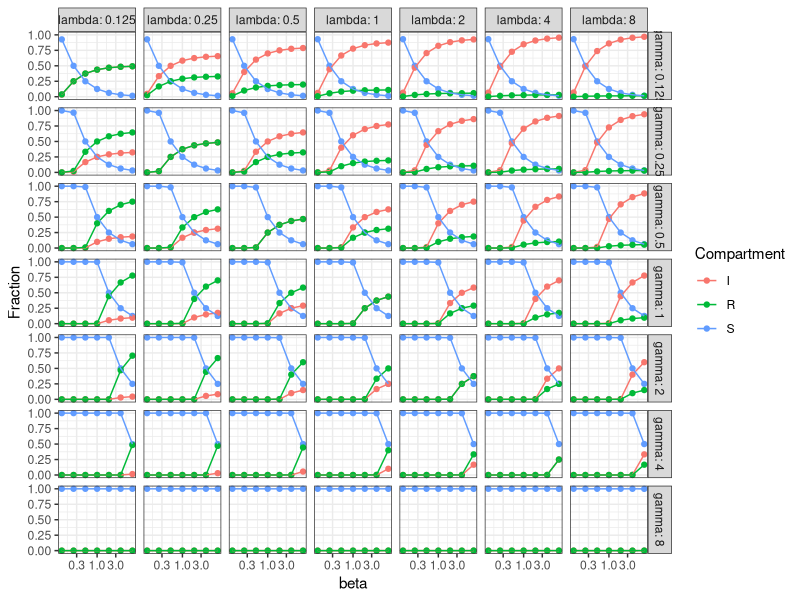
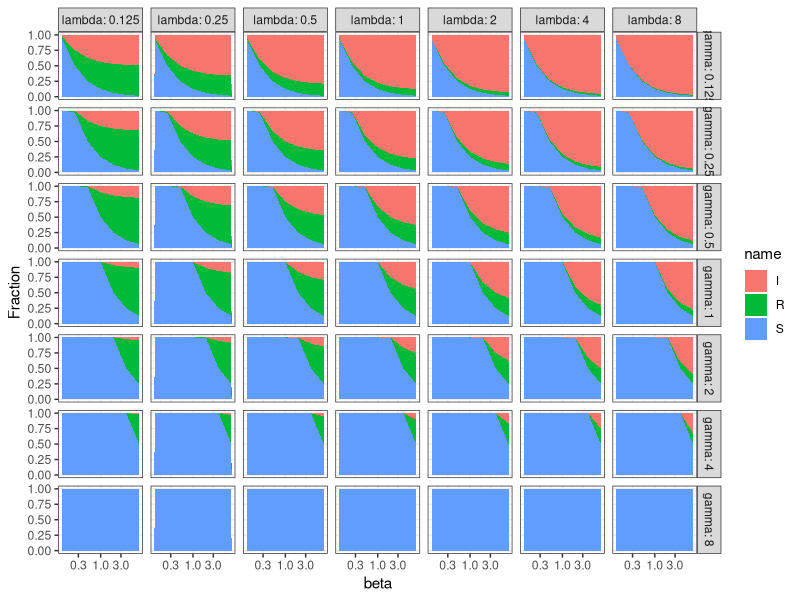
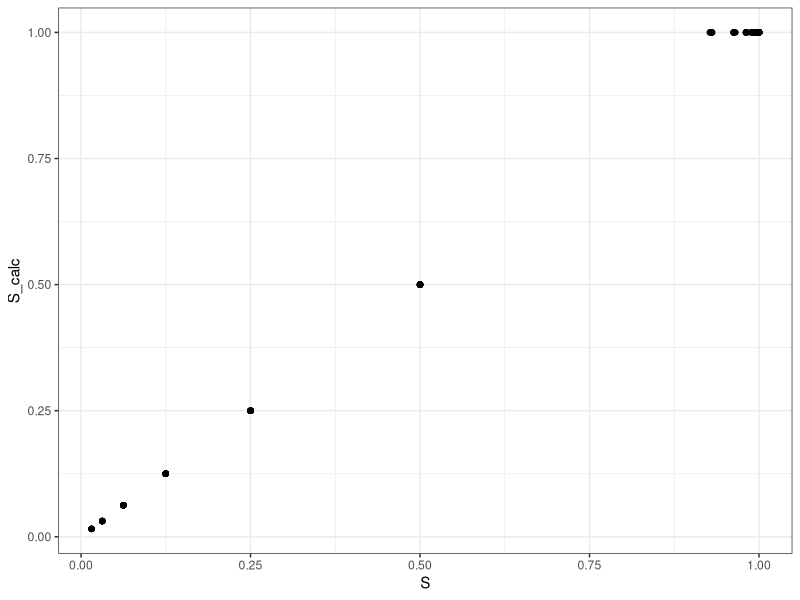
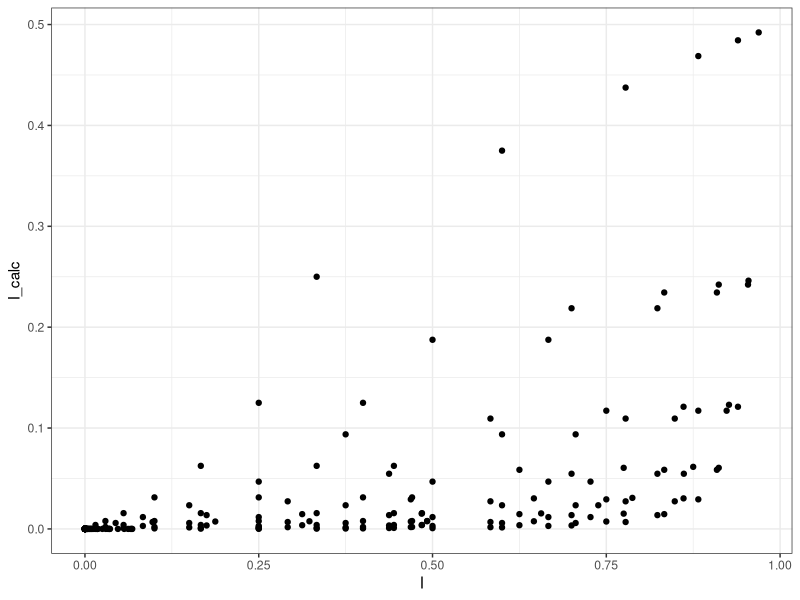
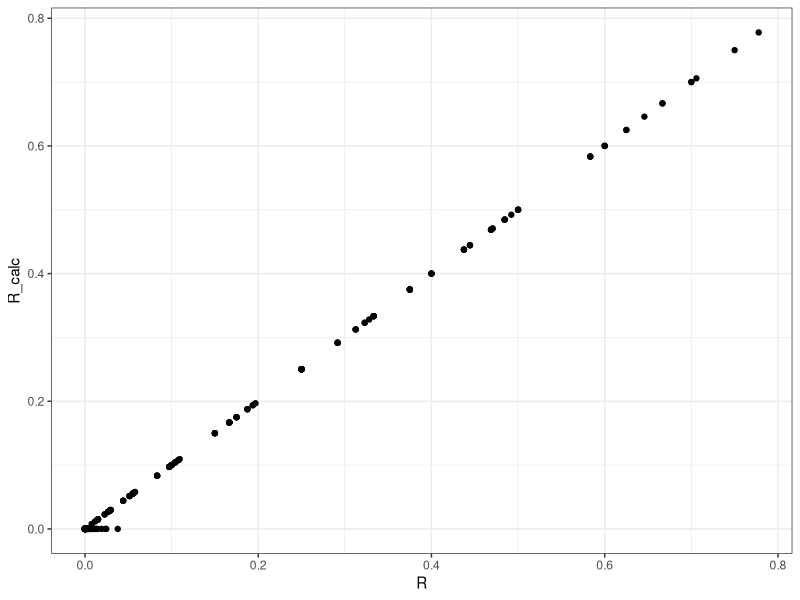
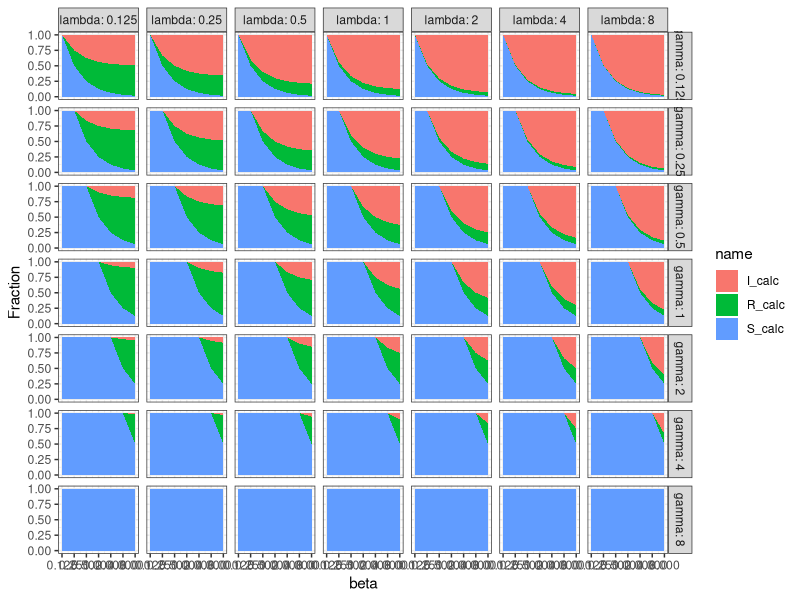

Source code (R) for these figures, in order:
## ---- chunk 1
#| label: init
#| message: false
library('ggplot2')
library('tidyverse')
library('deSolve')
theme_set(theme_bw())
## ---- chunk 2
#| label: explore_model_dynamics
#| fig.width: 10
#| fig.height: 10
#| eval: true
#| cache: false
sir_ode_deterministic <- function(t, state, pars) {
  with(as.list(c(state, pars)), {
    dS <- - beta * I * S + lambda * R
    dI <- beta * I * S - gamma * I
    dR <- gamma * I - lambda * R
    return(list(c(dS = dS, dI = dI, dR = dR)))
  }) 
}


infected_initial <- 0.5
initial_condition <- 
  c(S = 1 - infected_initial,
    I = infected_initial,
    R = 0)

step_length <- 1
max_time <- 100
timepoints <- seq(0, max_time, by = step_length)
grid_values <- 2^(-1:1)
grid_values <- 2^(-2:2)
grid_values <- 2^(-3:3)

result <- tibble()
for(beta in grid_values) {
  for(gamma in grid_values) {
    for(lambda in grid_values) {
      parameters <- list(beta = beta, 
                         gamma = gamma,
                         lambda = lambda)
      solution <- ode(y = initial_condition, 
                      times = timepoints,
                      func = sir_ode_deterministic,
                      parms = parameters) %>% 
        unclass %>% as_tibble
      solution$beta <- beta
      solution$gamma <- gamma
      solution$lambda <- lambda
      result <- rbind(result, solution)
    }
  }
}

result <- pivot_longer(result, cols = c('S', 'I', 'R'))

last <- result[result$time == max_time, ]

last %>%
  ggplot(aes(beta, value, colour = name)) + geom_point() + geom_line() +
  facet_grid(rows = vars(gamma), cols = vars(lambda), labeller = label_both) +
  ylab('Fraction') + xlab('beta') + labs(colour = 'Compartment') +
  scale_x_continuous(trans='log10')

last %>%
  ggplot(aes(x = beta, y = value, fill = name)) + geom_area() +
  facet_grid(rows = vars(gamma), cols = vars(lambda), labeller = label_both) +
  ylab('Fraction') + xlab('beta') + labs(colour = 'Compartment') +
  scale_x_continuous(trans='log10')

## ---- chunk 3
last_w <- pivot_wider(last, names_from = name, values_from = value)
last_w$S + last_w$I + last_w$R

last_w$S_calc <- pmin(1, last_w$gamma / last_w$beta)
last_w$I_calc <- pmax(0, pmin(1, with(last_w, (lambda * (beta - gamma))) / (beta * (gamma + lambda))))
last_w$R_calc <- pmax(0, pmin(1, with(last_w, (gamma * (beta - gamma)) / (beta * (gamma + lambda)))))
ggplot(last_w, aes(S, S_calc)) + geom_point()
ggplot(last_w, aes(I, I_calc)) + geom_point()
ggplot(last_w, aes(R, R_calc)) + geom_point()
last_w$I_calc <- 1 - last_w$S_calc - last_w$R_calc

last <- pivot_longer(last_w, cols = c('S_calc', 'I_calc', 'R_calc'))
glimpse(last)


last %>%
  ggplot(aes(x = beta, y = value, fill = name)) + geom_area() +
  facet_grid(rows = vars(gamma), cols = vars(lambda), labeller = label_both) +
  ylab('Fraction') + xlab('beta') + labs(colour = 'Compartment') +
  scale_x_continuous(trans='log10', breaks = grid_values)
